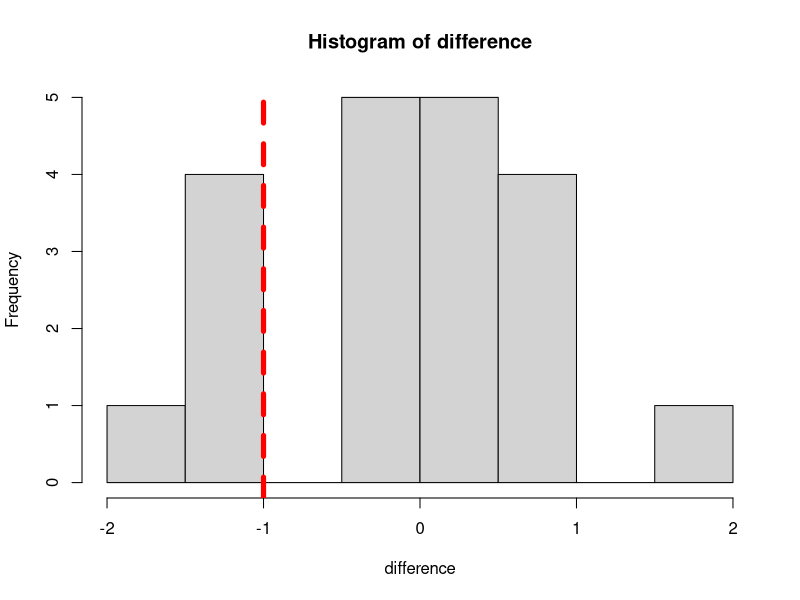

Here is the R script that generated this plot:
## ---- chunk 1
library(gtools)
## ---- chunk 2
# Need `gtools` package
library(gtools)

# Obs from group A
Obs_A   <- c(1.0, 2.0, 3.0)

# Obs from group B
Obs_B   <- c(2.0, 3.0, 4.0)

# Compute the difference  
Obs_difference <- mean(Obs_A) - mean(Obs_B)
print(Obs_difference)

# Given H0 is true, we assume that A and B are from the same population
# So the total possible groupings for A is C(6,3) 
Obs_all     <- c(Obs_A, Obs_B)
Groupings_A <- combinations(length(Obs_all), length(Obs_A), Obs_all, F)

# Show all possible groupings of A
print(Groupings_A)
## ---- chunk 3
# Make an empty list
difference <- c()

# Loop all possible grouping methods for A
for(i in 1:dim(Groupings_A)[1]){
  
  # Mean of group A
  mean_A <- mean(Groupings_A[i,])
  
  # Mean of group B
  mean_B <- (sum(Obs_all)-sum(Groupings_A[i,]))/length(Obs_B)
  
  # Store difference
  difference <- c(difference, mean_A - mean_B)
}

# Show all possible differences
print(difference)

# Plot all possible differences
hist(difference)

# Add a vertical line
abline(v=Obs_difference, col="red", lwd=5, lty=2)
## ---- chunk 4

# Compute p-value
length( which(difference <= Obs_difference) )/length(difference)
